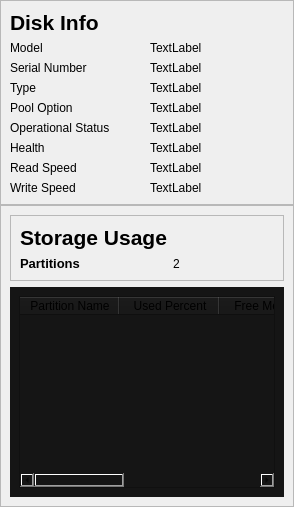
            <widget class="QWidget" name="Disk">
             <layout class="QVBoxLayout" name="verticalLayout_9">
              <property name="spacing">
               <number>0</number>
              </property>
              <property name="leftMargin">
               <number>0</number>
              </property>
              <property name="topMargin">
               <number>0</number>
              </property>
              <property name="rightMargin">
               <number>0</number>
              </property>
              <property name="bottomMargin">
               <number>0</number>
              </property>
              <item>
               <widget class="QFrame" name="frame_7">
                <property name="frameShape">
                 <enum>QFrame::StyledPanel</enum>
                </property>
                <property name="frameShadow">
                 <enum>QFrame::Raised</enum>
                </property>
                <layout class="QGridLayout" name="gridLayout_10">
                 <item row="4" column="0">
                  <widget class="QLabel" name="label_75">
                   <property name="text">
                    <string>Pool Option</string>
                   </property>
                  </widget>
                 </item>
                 <item row="1" column="1">
                  <widget class="QLabel" name="label_78">
                   <property name="text">
                    <string>TextLabel</string>
                   </property>
                  </widget>
                 </item>
                 <item row="2" column="1">
                  <widget class="QLabel" name="label_79">
                   <property name="text">
                    <string>TextLabel</string>
                   </property>
                  </widget>
                 </item>
                 <item row="6" column="1">
                  <widget class="QLabel" name="label_83">
                   <property name="text">
                    <string>TextLabel</string>
                   </property>
                  </widget>
                 </item>
                 <item row="7" column="0">
                  <widget class="QLabel" name="label_34">
                   <property name="text">
                    <string>Read Speed</string>
                   </property>
                  </widget>
                 </item>
                 <item row="3" column="1">
                  <widget class="QLabel" name="label_80">
                   <property name="text">
                    <string>TextLabel</string>
                   </property>
                  </widget>
                 </item>
                 <item row="4" column="1">
                  <widget class="QLabel" name="label_81">
                   <property name="text">
                    <string>TextLabel</string>
                   </property>
                  </widget>
                 </item>
                 <item row="0" column="0" alignment="Qt::AlignTop">
                  <widget class="QLabel" name="label_71">
                   <property name="font">
                    <font>
                     <pointsize>16</pointsize>
                     <bold>true</bold>
                    </font>
                   </property>
                   <property name="text">
                    <string>Disk Info</string>
                   </property>
                  </widget>
                 </item>
                 <item row="7" column="1">
                  <widget class="QLabel" name="label_35">
                   <property name="text">
                    <string>TextLabel</string>
                   </property>
                  </widget>
                 </item>
                 <item row="6" column="0">
                  <widget class="QLabel" name="label_77">
                   <property name="text">
                    <string>Health</string>
                   </property>
                  </widget>
                 </item>
                 <item row="1" column="0">
                  <widget class="QLabel" name="label_72">
                   <property name="text">
                    <string>Model</string>
                   </property>
                  </widget>
                 </item>
                 <item row="5" column="0">
                  <widget class="QLabel" name="label_76">
                   <property name="text">
                    <string>Operational Status</string>
                   </property>
                  </widget>
                 </item>
                 <item row="3" column="0">
                  <widget class="QLabel" name="label_74">
                   <property name="text">
                    <string>Type</string>
                   </property>
                  </widget>
                 </item>
                 <item row="5" column="1">
                  <widget class="QLabel" name="label_82">
                   <property name="text">
                    <string>TextLabel</string>
                   </property>
                  </widget>
                 </item>
                 <item row="2" column="0">
                  <widget class="QLabel" name="label_73">
                   <property name="text">
                    <string>Serial Number</string>
                   </property>
                  </widget>
                 </item>
                 <item row="8" column="0">
                  <widget class="QLabel" name="label_68">
                   <property name="text">
                    <string>Write Speed</string>
                   </property>
                  </widget>
                 </item>
                 <item row="8" column="1">
                  <widget class="QLabel" name="label_69">
                   <property name="text">
                    <string>TextLabel</string>
                   </property>
                  </widget>
                 </item>
                </layout>
               </widget>
              </item>
              <item>
               <widget class="QFrame" name="frame_6">
                <property name="frameShape">
                 <enum>QFrame::StyledPanel</enum>
                </property>
                <property name="frameShadow">
                 <enum>QFrame::Raised</enum>
                </property>
                <layout class="QVBoxLayout" name="verticalLayout_8">
                 <item>
                  <widget class="QFrame" name="frame_8">
                   <property name="frameShape">
                    <enum>QFrame::StyledPanel</enum>
                   </property>
                   <property name="frameShadow">
                    <enum>QFrame::Raised</enum>
                   </property>
                   <layout class="QGridLayout" name="gridLayout_9">
                    <item row="1" column="0">
                     <widget class="QLabel" name="label_95">
                      <property name="font">
                       <font>
                        <pointsize>10</pointsize>
                        <bold>true</bold>
                       </font>
                      </property>
                      <property name="text">
                       <string>Partitions</string>
                      </property>
                     </widget>
                    </item>
                    <item row="0" column="0" alignment="Qt::AlignLeft|Qt::AlignTop">
                     <widget class="QLabel" name="label_84">
                      <property name="font">
                       <font>
                        <pointsize>16</pointsize>
                        <bold>true</bold>
                       </font>
                      </property>
                      <property name="text">
                       <string>Storage Usage</string>
                      </property>
                     </widget>
                    </item>
                    <item row="1" column="1">
                     <widget class="QLabel" name="label_96">
                      <property name="text">
                       <string>2</string>
                      </property>
                     </widget>
                    </item>
                   </layout>
                  </widget>
                 </item>
                 <item>
                  <widget class="QFrame" name="frame_5">
                   <property name="sizePolicy">
                    <sizepolicy hsizetype="Preferred" vsizetype="Preferred">
                     <horstretch>0</horstretch>
                     <verstretch>0</verstretch>
                    </sizepolicy>
                   </property>
                   <property name="styleSheet">
                    <string notr="true">background-color: rgb(21, 21, 21);
gridline-color: rgb(42, 42, 42);
color: rgb(0, 0, 0);</string>
                   </property>
                   <property name="frameShape">
                    <enum>QFrame::NoFrame</enum>
                   </property>
                   <property name="frameShadow">
                    <enum>QFrame::Raised</enum>
                   </property>
                   <layout class="QVBoxLayout" name="verticalLayout_11">
                    <item alignment="Qt::AlignTop">
                     <widget class="QTableWidget" name="tableWidget">
                      <property name="styleSheet">
                       <string notr="true">color: rgb(255, 255, 255);</string>
                      </property>
                      <column>
                       <property name="text">
                        <string>Partition Name</string>
                       </property>
                       <property name="background">
                        <color>
                         <red>102</red>
                         <green>102</green>
                         <blue>102</blue>
                        </color>
                       </property>
                       <property name="foreground">
                        <brush brushstyle="SolidPattern">
                         <color alpha="255">
                          <red>0</red>
                          <green>0</green>
                          <blue>0</blue>
                         </color>
                        </brush>
                       </property>
                      </column>
                      <column>
                       <property name="text">
                        <string>Used Percent</string>
                       </property>
                       <property name="background">
                        <color>
                         <red>102</red>
                         <green>102</green>
                         <blue>102</blue>
                        </color>
                       </property>
                       <property name="foreground">
                        <brush brushstyle="SolidPattern">
                         <color alpha="255">
                          <red>0</red>
                          <green>0</green>
                          <blue>0</blue>
                         </color>
                        </brush>
                       </property>
                      </column>
                      <column>
                       <property name="text">
                        <string>Free Memory</string>
                       </property>
                       <property name="background">
                        <color>
                         <red>102</red>
                         <green>102</green>
                         <blue>102</blue>
                        </color>
                       </property>
                       <property name="foreground">
                        <brush brushstyle="SolidPattern">
                         <color alpha="255">
                          <red>0</red>
                          <green>0</green>
                          <blue>0</blue>
                         </color>
                        </brush>
                       </property>
                      </column>
                      <column>
                       <property name="text">
                        <string>Used Memory</string>
                       </property>
                       <property name="background">
                        <color>
                         <red>102</red>
                         <green>102</green>
                         <blue>102</blue>
                        </color>
                       </property>
                       <property name="foreground">
                        <brush brushstyle="SolidPattern">
                         <color alpha="255">
                          <red>0</red>
                          <green>0</green>
                          <blue>0</blue>
                         </color>
                        </brush>
                       </property>
                      </column>
                      <column>
                       <property name="text">
                        <string>Total</string>
                       </property>
                       <property name="background">
                        <color>
                         <red>102</red>
                         <green>102</green>
                         <blue>102</blue>
                        </color>
                       </property>
                       <property name="foreground">
                        <brush brushstyle="SolidPattern">
                         <color alpha="255">
                          <red>0</red>
                          <green>0</green>
                          <blue>0</blue>
                         </color>
                        </brush>
                       </property>
                      </column>
                     </widget>
                    </item>
                   </layout>
                  </widget>
                 </item>
                </layout>
               </widget>
              </item>
             </layout>
            </widget>
